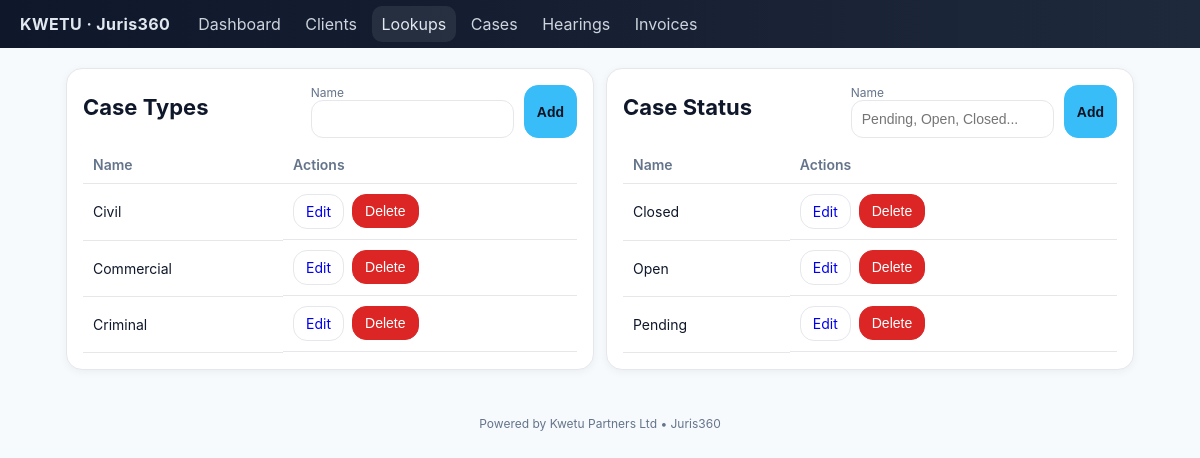
The page /lookups on the database its author committed.
### app.py (models this page shows)
class CaseType(db.Model):
    id = db.Column(db.Integer, primary_key=True)
    name = db.Column(db.String(80), unique=True, nullable=False)
    cases = db.relationship('Case', back_populates='case_type')

class CaseStatus(db.Model):
    id = db.Column(db.Integer, primary_key=True)
    name = db.Column(db.String(40), unique=True, nullable=False)
    cases = db.relationship('Case', back_populates='status')
    hearings = db.relationship('Hearing', back_populates='status')
    invoices = db.relationship('Invoice', back_populates='status')

### app.py (the view)
@app.route('/lookups')
def lookups():
    return render_template('lookups.html', active='lookups',
        case_types=CaseType.query.order_by(CaseType.name).all(),
        case_status=CaseStatus.query.order_by(CaseStatus.name).all(),
        edit=None, edit_entity=None)

### templates/lookups.html (shortened to what this page needs)
{% extends "base.html" %}
{% block content %}
<div class="grid cols-2">
  <div class="card">
    <div class="section-head">
      <h1>Case Types</h1>
      <form method="post" action="{{ url_for('case_types_create') }}" class="inline">
        <label>Name<br><input class="input" name="name" required></label>
        <button class="btn primary">Add</button>
      </form>
    </div>
    <table>
      <thead><tr><th>Name</th><th>Actions</th></tr></thead>
      <tbody>
        {% for r in case_types %}
        <tr>
          <td>{{ r.name }}</td>
          <td class="actions">
            <a class="btn ghost" href="{{ url_for('case_types_edit', id=r.id) }}">Edit</a>
            <form method="post" action="{{ url_for('case_types_delete', id=r.id) }}" onsubmit="return confirm('Delete type?')">
              <button class="btn danger">Delete</button>
            </form>
          </td>
        </tr>
        {% endfor %}
      </tbody>
    </table>
  </div>
  <div class="card">
    <div class="section-head">
      <h1>Case Status</h1>
      <form method="post" action="{{ url_for('case_status_create') }}" class="inline">
        <label>Name<br><input class="input" name="name" required placeholder="Pending, Open, Closed..."></label>
        <button class="btn primary">Add</button>
      </form>
    </div>
    <table>
      <thead><tr><th>Name</th><th>Actions</th></tr></thead>
      <tbody>
        {% for r in case_status %}
        <tr>
          <td>{{ r.name }}</td>
          <td class="actions">
            <a class="btn ghost" href="{{ url_for('case_status_edit', id=r.id) }}">Edit</a>
            <form method="post" action="{{ url_for('case_status_delete', id=r.id) }}" onsubmit="return confirm('Delete status?')">
              <button class="btn danger">Delete</button>
            </form>
          </td>
        </tr>
        {% endfor %}
      </tbody>
    </table>
  </div>
</div>
{% endblock %}

### static/kwetu.css (style rules this page uses)
:root { --topbar-start:#0f172a; --topbar-end:#1e293b; --accent:#38bdf8; --bg:#f7fafc; --card:#ffffff; --text:#0f172a; --muted:#64748b; --border:#e5e7eb; --danger:#dc2626; --success:#16a34a; --info:#1d4ed8; }
* { box-sizing:border-box }
body { margin:0;font-family:Inter, ui-sans-serif, system-ui, -apple-system, Segoe UI, Roboto, Arial, Noto Sans, "Apple Color Emoji","Segoe UI Emoji";color:var(--text);background:var(--bg) }
.card { background:var(--card);border:1px solid var(--border);border-radius:16px;padding:16px;box-shadow:0 2px 8px rgba(2,6,23,.05);margin-bottom:16px }
h1 { font-size:22px;margin:0 0 10px }
table { width:100%;border-collapse:collapse }
th,td { padding:10px;border-bottom:1px solid var(--border);text-align:left;font-size:14px }
th { color:var(--muted);font-weight:600 }
.actions { display:flex;gap:8px }
.btn { display:inline-block;padding:8px 12px;border-radius:14px;border:1px solid var(--border);text-decoration:none;font-size:14px }
.btn.primary { background:var(--accent);border-color:var(--accent);color:#0b1220;font-weight:700 }
.btn.danger { background:var(--danger);border-color:var(--danger);color:#fff }
.btn.ghost { background:#fff }
.input,.select,.textarea { width:100%;padding:10px;border-radius:12px;border:1px solid var(--border);background:#fff;font-size:14px }
.grid { display:grid;gap:12px }
.grid.cols-2 { grid-template-columns:repeat(2,minmax(0,1fr)) }
form.inline { display:flex;gap:10px;flex-wrap:wrap }
label { font-size:12px;color:var(--muted) }
.section-head { display:flex;align-items:center;justify-content:space-between;margin-bottom:8px }

### rows shown on the page
CaseType: name "Civil"
CaseType: name "Commercial"
CaseType: name "Criminal"
CaseStatus: name "Closed"
CaseStatus: name "Open"
CaseStatus: name "Pending"
